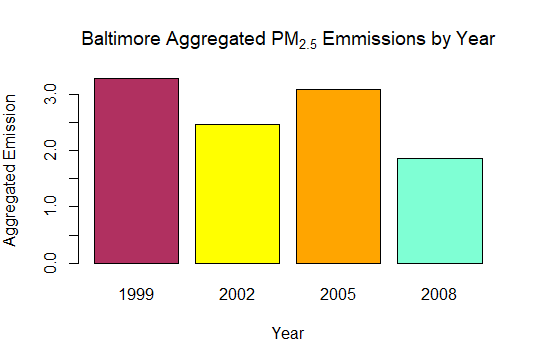

R code for this plot:
cols1 <- c("maroon", "yellow", "orange", "Aquamarine")
barplot(height=baltYrEmm$Emissions/1000, names.arg=baltYrEmm$year, xlab="Year", ylab=expression('Aggregated Emission'),main=expression('Baltimore Aggregated PM'[2.5]*' Emmissions by Year'), col = cols1)
# Baltimore yearly emmisisons data
baltYrTypEmm <- aggregate(Emissions ~ year+ type, baltdata, sum)
